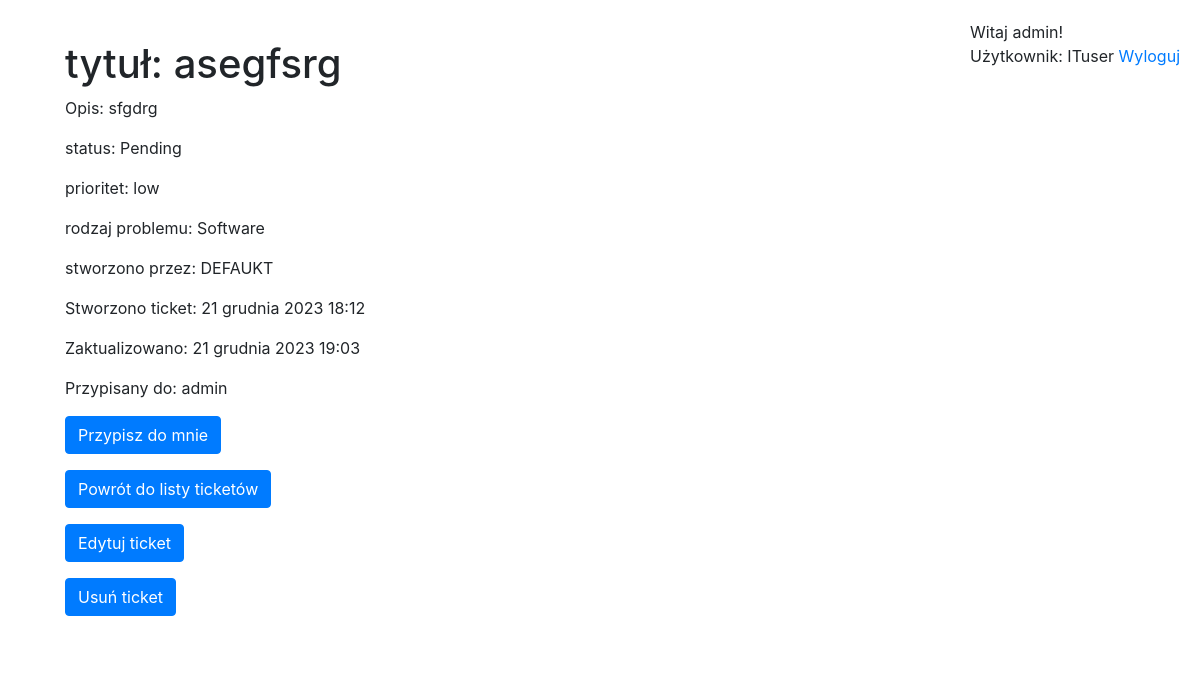
Page /helpdeskapp/ticket/detail/asegfsrg/ (signed in) on the earlier database version.
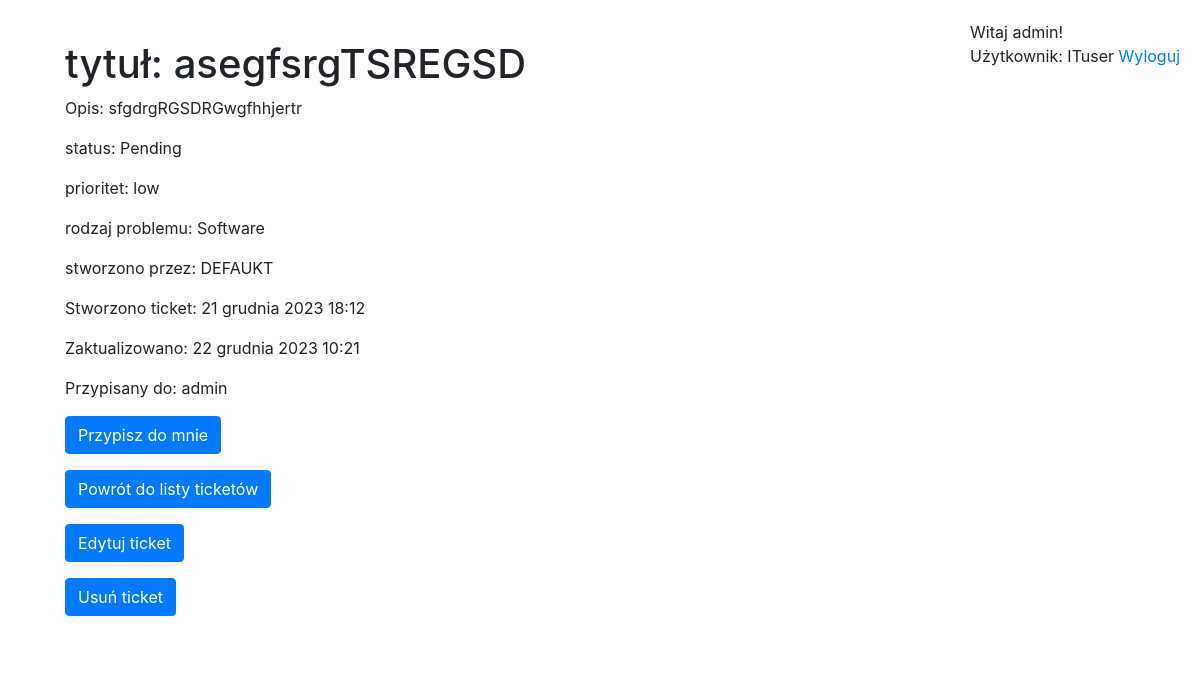
Same page on the later database version.
### helpdeskapp/models.py (models this page shows)
class Ticket(models.Model):
    """
    Represents a ticket in the helpdesk system.

    Attributes:
        title (str): The title of the ticket.
        description (str): The description of the ticket.
        status (str): The status of the ticket. Choices are 'Pending', 'In Progress', or 'Completed'.
        priority (str): The priority of the ticket. Choices are 'low', 'mid', or 'high'.
        request_type (str): The type of request for the ticket. Choices are 'Software', 'Hardware', 'Network', or 'Other'.
        created_at (datetime): The date and time when the ticket was created.
        assigned_to (User): The user assigned to the ticket.
        updated_at (datetime): The date and time when the ticket was last updated.
        created_by (User): The user who created the ticket.
        closed_at (datetime): The date and time when the ticket was closed.
        slug (str): The slugified version of the ticket title, used for generating a unique URL.
    """

### helpdeskapp/views.py (the view)
# urls.py: path('ticket/detail/<slug:slug>/', views.ticket_detail, name='ticket_detail'),
def ticket_detail(request, slug):
    ticket = get_object_or_404(Ticket, slug=slug)
    return render(request, 'helpdeskapp/tickets/ticket_detail.html', {'ticket': ticket})

### helpdeskapp/templates/helpdeskapp/tickets/ticket_detail.html (shortened to what this page needs)
{% extends "helpdeskapp/base.html" %}
{% block content %}
    <h1>tytuł: {{ticket.title}}</h1>
    <p>Opis: {{ticket.description}}</p>
    <p>status: {{ticket.status}}</p>
    <p>prioritet: {{ticket.priority}}</p>
    <p>rodzaj problemu: {{ticket.request_type}}</p>
    <p>stworzono przez: {{ticket.created_by}}</p>
    <p>Stworzono ticket: {{ticket.created_at}}</p>
    <p>Zaktualizowano: {{ticket.updated_at}}</p>
    <p>Przypisany do: {{ticket.assigned_to}}</p>
    <p /><a href="{% url 'helpdeskapp:assigned_to' ticket.slug %}" class="btn btn-primary">Przypisz do mnie</a>
    <p /><a href = "{% url 'helpdeskapp:ticket_list' %}" class = "btn btn-primary">Powrót do listy ticketów</a>
    <p><a href="{% url 'helpdeskapp:ticket_edit' ticket.slug %}" class = "btn btn-primary" >Edytuj ticket</a></p>
    <p><a href="{% url 'helpdeskapp:ticket_delete' ticket.slug %}" class = "btn btn-primary">Usuń ticket</a></p>
{% endblock %}

Differences in the rows shown:
changed Ticket "Pending": title "asegfsrg" → "asegfsrgTSREGSD"; description "sfgdrg" → "sfgdrgRGSDRGwgfhhjertr"; updated_at "21 grudnia 2023 19:03" → "22 grudnia 2023 10:21"
